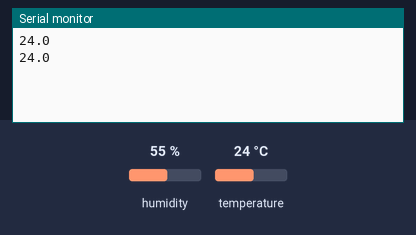
Recording of a sketch running on a simulated Arduino Uno, built with avr-gcc and run on an emulated ATmega328P. On the bench: the last lines printed to the serial monitor. Wiring (inferred from the names in the program): DHT22 sensor: data pin 5. The inputs (shaded band) are chosen by the test bench; at power-on: temperature 24 °C, humidity 55 %.

Above: at 2.8 s.
2.9 s: temperature set to 12 °C
At 4.7 s:
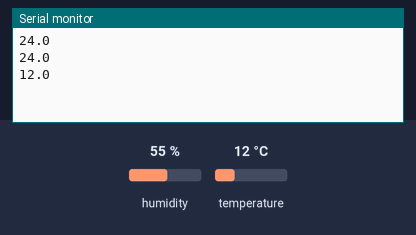
5.6 s: temperature set to 19 °C
At 6.4 s:
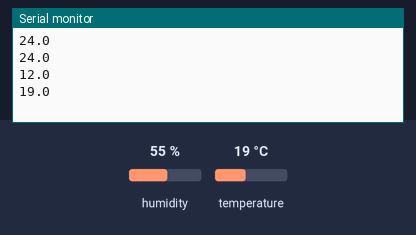
Timing chart, 0 to 8.6 s (numbered marks = the images above; inputs shaded):
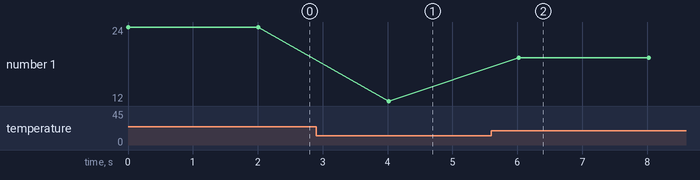

The sketch:

thermoReader.ino
```cpp
// thermoReader
//  Read the temperature from a Humidity and Temperature Sensor Pro (Grove) and
//  send it to the serial port.
//
//  Work on:
//    Arduino DUE
//
//  Libraries:
//    DHTlib 1.13
//
//  by antoine.delhomme@espci.fr
//

#include <dht.h>

dht DHT;

#define THERMO_PIN 5

void setup() {
  // Init the serial communication
  Serial.begin(9600);

}

void loop() {
  // Read data
  int chk = DHT.read22(THERMO_PIN);

  // Perform the data
  Serial.println(DHT.temperature, 1);

  // Wait
  delay(2000);

}
```

Measured:
- after the input at 2.9 s, the serial monitor: prints a new line after 1.1 s (image 1)
- after the input at 5.6 s, the serial monitor: prints a new line after 0.42 s (image 2)
- plotted number 1: 24 → 12 after the input at 2.9 s, 12 → 19 after the input at 5.6 s
